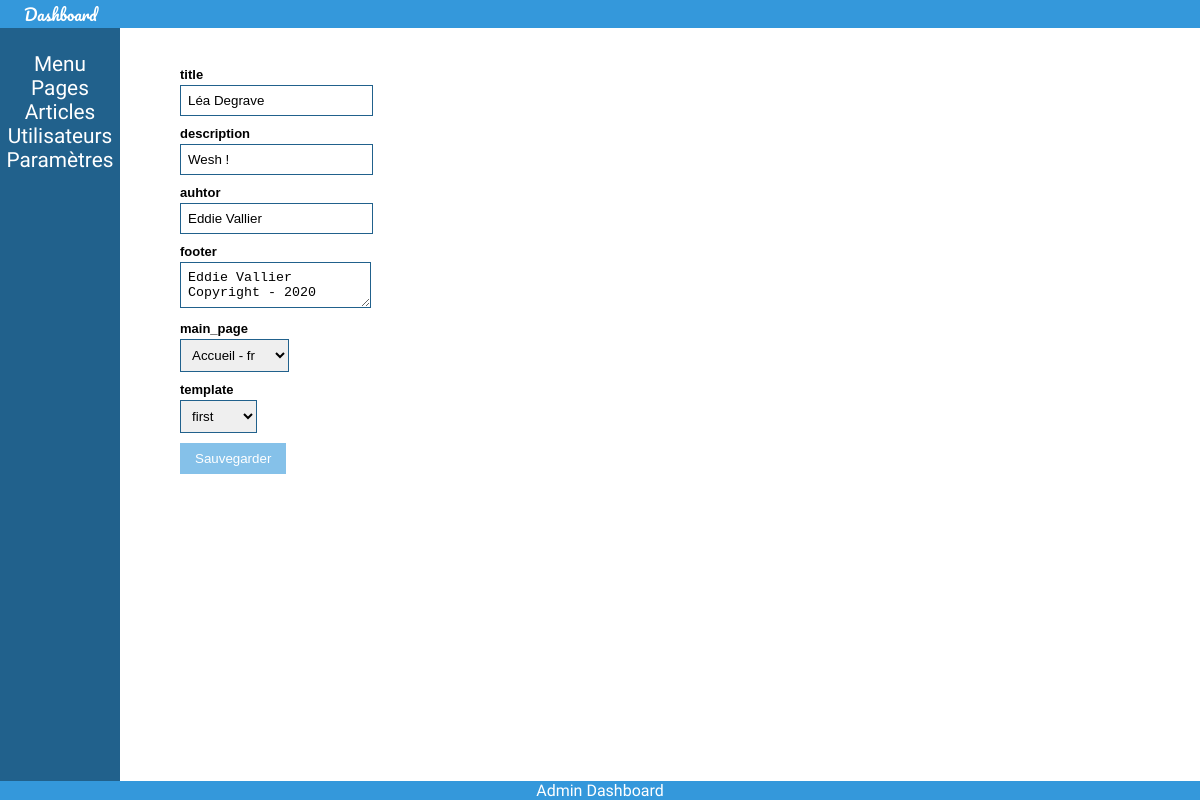
The page /dashboard/index.php?controller=ParameterAdminController&method=main on the database its author committed.
### tables this page shows
CREATE TABLE "parameters" (
	"id"	INTEGER PRIMARY KEY AUTOINCREMENT UNIQUE,
	"key"	TEXT,
	"value"	TEXT,
	"type"	TEXT DEFAULT 'string'
);

### dashboard/Controller/ParameterAdminController.php (called while the page is built, shortened)
<?php
class ParameterAdminController {
  static function main(){
    $parameters_array = ParameterModel::getAll();
    $pages_array = PageModel::getAll();
    $templates = ParameterModel::getTemplates();
    require_once('View/MainView.php');
  }
}
 ?>

### dashboard/index.php (called while the page is built, shortened)
<?php
require_once(APP_DIR . 'Database/database.php');
$controller = "MainAdminController";
$method = "index";
if(isset($_GET['controller']) && isset($_GET['method'])){
  if(method_exists($_GET['controller'], $_GET['method'])){
    $controller = $_GET['controller'];
    $method = $_GET['method'];
  }
}
$controller::$method();
 ?>

### app/Database/Database.php (called while the page is built)
<?php
class Database {
  static $db;
  static function init(){
    try{
      self::$db = new PDO('sqlite:' . DB_LOCATION);
      self::$db->setAttribute(PDO::ATTR_DEFAULT_FETCH_MODE, PDO::FETCH_ASSOC);
      self::$db->setAttribute(PDO::ATTR_ERRMODE, PDO::ERRMODE_EXCEPTION);
    } catch(Exception $e) {
        echo "Impossible d'accéder à la base de données SQLite : ".$e->getMessage();
        die();
    }
  }
  static function get(){
    return self::$db;
  }
}

### app/Model/ParameterModel.php (called while the page is built, shortened)
<?php
class ParameterModel {
  static function get($key){
    $sql = Database::get()->prepare("SELECT value FROM parameters WHERE key = :key;");
    $sql->execute(array(':key' => $key));
    $result = $sql->fetchAll();
    if(sizeof($result) > 0){
      return $result[0]['value'];
    }else{
      return false;
    }
  }
  static function getAll(){
    $sql = Database::get()->prepare("SELECT * FROM parameters;");
    $sql->execute();
    $result = $sql->fetchAll(PDO::FETCH_CLASS, "ParameterModel");
    return $result;
  }
  static function getTemplates(){
    $template_dir = scandir(APP_DIR . 'View');
    $templates = array();
    foreach($template_dir as $template){
      if(!strpos($template, '.') && strlen($template) > 2){
        array_push($templates, $template);
      }
    }
    return $templates;
  }
}

### app/Model/PageModel.php (called while the page is built, shortened)
<?php
class PageModel {
  static function getAll(){
    $sql = Database::get()->prepare("SELECT * FROM page;");
    $sql->execute();
    $pages = $sql->fetchAll(PDO::FETCH_CLASS, "PageModel");
    return $pages;
  }
}
 ?>

### dashboard/View/parameter.php (the view, shortened to what this page needs)
<form class="" action="?controller=ParameterAdminController&method=save" method="get">
  <?php
  echo "<ul>";
  foreach($parameters_array as $parameter){
    echo "<li>";
    echo "<label for=\"key-" . $parameter->key . "\">" . $parameter->key . "</label>";
    switch($parameter->type){
      case "text":
        echo '<textarea name="key-' . $parameter->key . '">' . $parameter->value . '</textarea>';
        break;
      case "page":
        echo '<select type="text" name="key-' . $parameter->key . '">';
        foreach($pages_array as $page){
          if($page->id == $parameter->value){
            echo '<option value="' . $page->id . '" selected>' . $page->title . ' - ' . $page->lang . '</option>';
          }else{
            echo '<option value="' . $page->id . '">' . $page->title . ' - ' . $page->lang . '</option>';
          }
        }
        echo '</select>';
        break;
        case "template":
          echo '<select type="text" name="key-' . $parameter->key . '">';
          foreach($templates as $template){
            if($template == ParameterModel::get("template")){
              echo '<option value="' . $template . '" selected>' . $template . '</option>';
            }else{
              echo '<option value="' . $template . '">' . $template . '</option>';
            }
          }
          echo '</select>';
          break;
      default:
        echo '<input type="text" name="key-' . $parameter->key . '" value="' . $parameter->value . '">';
    }
    echo "</li>";
  }
  echo '<li><input type="submit" value="Sauvegarder"></li>';
  echo "</ul>";
   ?>
</form>

### dashboard/View/style.css (style rules this page uses)
:root { --color-1: #85c1e9; --color-2: #3498db; --color-3: #21618c; --color-4: #1c2833; --color-5: white; }
html, body { padding: 0; margin: 0; }
form { margin:10px auto; max-width: 100%; padding: 20px 12px 10px 20px; font: 13px "Lucida Sans Unicode", "Lucida Grande", sans-serif; }
form li { padding: 0; display: block; list-style: none; margin: 10px 0 0 0; }
form label { margin:0 0 3px 0; padding:0px; display:block; font-weight: bold; }
form input[type=text], form input[type=date], form input[type=datetime], form input[type=number], form input[type=search], form input[type=time], form input[type=url], form input[type=email], textarea, select { box-sizing: border-box; -webkit-box-sizing: border-box; -moz-box-sizing: border-box; border:1px solid var(--color-3); padding: 7px; margin:0px; -webkit-transition: all 0.30s ease-in-out; -moz-transition: all 0.30s ease-in-out; -ms-transition: all 0.30s ease-in-out; -o-transition: all 0.30s ease-in-out; outline: none; }
form input[type=submit], form input[type=button] { background: var(--color-1); padding: 8px 15px 8px 15px; border: none; color: white; }
form input[type=submit], form input[type=button], form input[type=submit]:hover, form input[type=button]:hover { transition: background-color .5s; }

### rows shown on the page
parameters: key "title", value "Léa Degrave"
parameters: key "description", value "Wesh !"
parameters: key "auhtor", value "Eddie Vallier"
parameters: key "footer", key+value "Eddie Vallier Copyright - 2020"
parameters: key "main_page"
parameters: key "template", value+key "first"

### other values the page prints
form field value "Accueil - fr"
